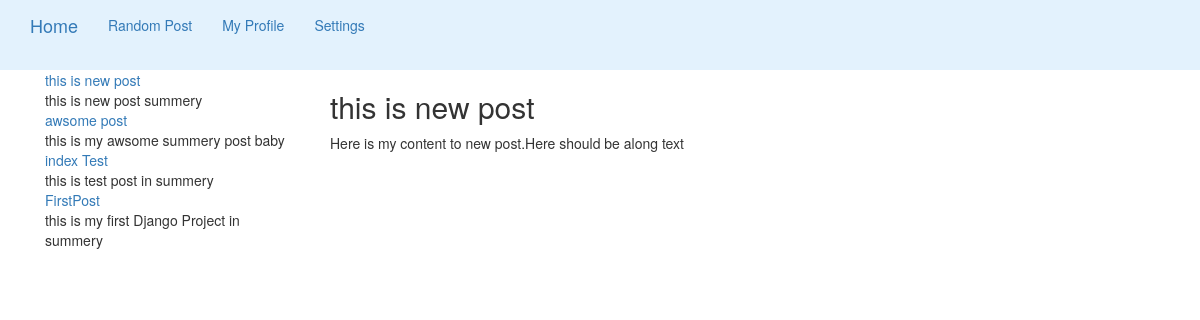
Screenshot of /post/here-Slug with the database file from the repository.
### blog/models.py (models this page shows, shortened)
class Post(models.Model):
    title = models.CharField(max_length=255)
    slug = models.SlugField(max_length=255, unique=True)
    summery = models.CharField(max_length=300)
    content = models.TextField()
    publish = models.BooleanField(default=True)
    created = models.DateTimeField(auto_now_add=True)
    image = models.ImageField(upload_to='img')
    class Meta:
        ordering = ['-created']

### blog/views.py (the view)
# urls.py: url(r'^post/(.*)$', blog_views.post),
def post(request, slug):
    print(slug)
    posts = Post.objects.all()
    return render(request, 'post.html', {
        'post': get_object_or_404(Post, slug=slug),
        'posts': posts
    })

### blog/templates/post.html (shortened to what this page needs)
{% extends 'single-template.html' %}
 {% block entry %}
        <h2>{{ post.title }}</h2>
        <div>
            {{ post.content | linebreaks }}
        </div>
{% endblock %}

### blog/templates/single-template.html
{% extends 'base.html' %}
{% block content %}
    <div class="container">
        <div class="col-md-3">
            {% for post in posts %}
                <div>
                    <div class="summary-title"><a href="/post/{{ post.slug }}">{{ post.title }}</a></div>
                    <div class="summary">{{ post.summery }}</div>
                </div>
            {% endfor %}
        </div>
        <div class="col-md-9">
            {% block entry %}{% endblock %}
        </div>
    </div>
{% endblock %}

### rows the page displays
Post: title "this is new post", summery "this is new post summery", content "Here is my content to new post.Here should be along text"
Post: title "awsome post", summery "this is my awsome summery post baby"
Post: title "index Test", summery "this is test post in summery"
Post: title "FirstPost", summery "this is my first Django Project in summery"
